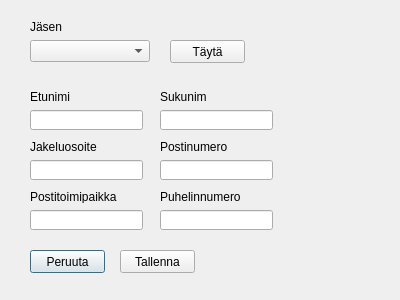
<?xml version="1.0" encoding="UTF-8"?>
<ui version="4.0">
 <class>Dialog</class>
 <widget class="QDialog" name="Dialog">
  <property name="geometry">
   <rect>
    <x>0</x>
    <y>0</y>
    <width>400</width>
    <height>300</height>
   </rect>
  </property>
  <property name="windowTitle">
   <string>Dialog</string>
  </property>
  <widget class="QComboBox" name="editMemberComboBox">
   <property name="geometry">
    <rect>
     <x>30</x>
     <y>40</y>
     <width>120</width>
     <height>22</height>
    </rect>
   </property>
  </widget>
  <widget class="QLineEdit" name="editMemberFirstNameLineEdit">
   <property name="geometry">
    <rect>
     <x>30</x>
     <y>110</y>
     <width>113</width>
     <height>20</height>
    </rect>
   </property>
  </widget>
  <widget class="QLineEdit" name="editMemberLastNameLineEdit">
   <property name="geometry">
    <rect>
     <x>160</x>
     <y>110</y>
     <width>113</width>
     <height>20</height>
    </rect>
   </property>
  </widget>
  <widget class="QLineEdit" name="editMemberPostalAddressLineEdit">
   <property name="geometry">
    <rect>
     <x>30</x>
     <y>160</y>
     <width>113</width>
     <height>20</height>
    </rect>
   </property>
  </widget>
  <widget class="QLineEdit" name="editMemberZipLineEdit">
   <property name="geometry">
    <rect>
     <x>160</x>
     <y>160</y>
     <width>113</width>
     <height>20</height>
    </rect>
   </property>
  </widget>
  <widget class="QLineEdit" name="editMemberCityLineEdit">
   <property name="geometry">
    <rect>
     <x>30</x>
     <y>210</y>
     <width>113</width>
     <height>20</height>
    </rect>
   </property>
  </widget>
  <widget class="QLabel" name="label">
   <property name="geometry">
    <rect>
     <x>30</x>
     <y>90</y>
     <width>47</width>
     <height>13</height>
    </rect>
   </property>
   <property name="text">
    <string>Etunimi</string>
   </property>
  </widget>
  <widget class="QLabel" name="label_2">
   <property name="geometry">
    <rect>
     <x>30</x>
     <y>20</y>
     <width>47</width>
     <height>13</height>
    </rect>
   </property>
   <property name="text">
    <string>Jäsen</string>
   </property>
  </widget>
  <widget class="QLabel" name="label_3">
   <property name="geometry">
    <rect>
     <x>160</x>
     <y>90</y>
     <width>47</width>
     <height>13</height>
    </rect>
   </property>
   <property name="text">
    <string>Sukunimi</string>
   </property>
  </widget>
  <widget class="QLabel" name="label_4">
   <property name="geometry">
    <rect>
     <x>30</x>
     <y>140</y>
     <width>70</width>
     <height>13</height>
    </rect>
   </property>
   <property name="text">
    <string>Jakeluosoite</string>
   </property>
  </widget>
  <widget class="QLabel" name="label_5">
   <property name="geometry">
    <rect>
     <x>160</x>
     <y>140</y>
     <width>70</width>
     <height>13</height>
    </rect>
   </property>
   <property name="text">
    <string>Postinumero</string>
   </property>
  </widget>
  <widget class="QLabel" name="label_6">
   <property name="geometry">
    <rect>
     <x>30</x>
     <y>190</y>
     <width>90</width>
     <height>13</height>
    </rect>
   </property>
   <property name="text">
    <string>Postitoimipaikka</string>
   </property>
  </widget>
  <widget class="QPushButton" name="editMemberCancelPushButton">
   <property name="geometry">
    <rect>
     <x>30</x>
     <y>250</y>
     <width>75</width>
     <height>23</height>
    </rect>
   </property>
   <property name="text">
    <string>Peruuta</string>
   </property>
   <property name="default">
    <bool>true</bool>
   </property>
  </widget>
  <widget class="QPushButton" name="editMemberSavePushButton">
   <property name="geometry">
    <rect>
     <x>120</x>
     <y>250</y>
     <width>75</width>
     <height>23</height>
    </rect>
   </property>
   <property name="text">
    <string>Tallenna</string>
   </property>
  </widget>
  <widget class="QPushButton" name="editMemberPopulatePushButton">
   <property name="geometry">
    <rect>
     <x>170</x>
     <y>40</y>
     <width>75</width>
     <height>23</height>
    </rect>
   </property>
   <property name="text">
    <string>Täytä</string>
   </property>
  </widget>
  <widget class="QLineEdit" name="editMemberPhoneNumberLineEdit">
   <property name="geometry">
    <rect>
     <x>160</x>
     <y>210</y>
     <width>113</width>
     <height>20</height>
    </rect>
   </property>
  </widget>
  <widget class="QLabel" name="label_7">
   <property name="geometry">
    <rect>
     <x>160</x>
     <y>190</y>
     <width>90</width>
     <height>13</height>
    </rect>
   </property>
   <property name="text">
    <string>Puhelinnumero</string>
   </property>
  </widget>
 </widget>
 <tabstops>
  <tabstop>editMemberComboBox</tabstop>
  <tabstop>editMemberPopulatePushButton</tabstop>
  <tabstop>editMemberFirstNameLineEdit</tabstop>
  <tabstop>editMemberLastNameLineEdit</tabstop>
  <tabstop>editMemberPostalAddressLineEdit</tabstop>
  <tabstop>editMemberZipLineEdit</tabstop>
  <tabstop>editMemberCityLineEdit</tabstop>
  <tabstop>editMemberCancelPushButton</tabstop>
  <tabstop>editMemberSavePushButton</tabstop>
 </tabstops>
 <resources/>
 <connections/>
</ui>
